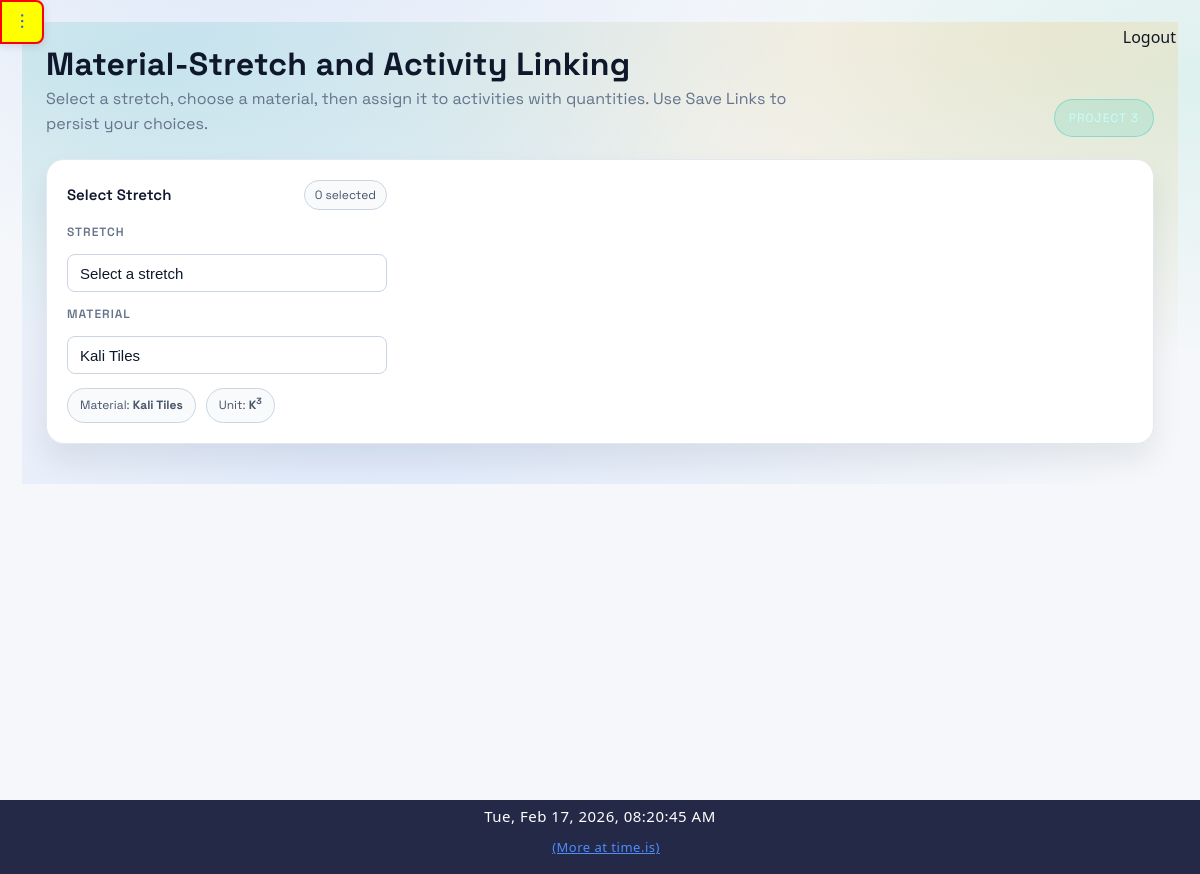
/project/3/materials/linker/11, run on the app's committed database.
### app/models/project.py (models this page shows)
class Project(Base):
    __tablename__ = "projects"
    id = Column(Integer, primary_key=True, index=True)
    name = Column(String(255), nullable=False)
    project_code = Column(String(100), nullable=True)
    client_authority = Column(String(255), nullable=True)
    contractor = Column(String(255), nullable=True)
    consultant_pmc = Column(String(255), nullable=True)
    is_active = Column(Boolean, default=True, nullable=False)
    status = Column(String(20), default="active", nullable=False)
    road_type = Column(String(100), nullable=False)
    lanes = Column(Integer, nullable=False)
    road_width = Column(Float, nullable=False)
    road_length_km = Column(Float, nullable=False)
    carriageway_width = Column(Float, nullable=True)
    shoulder_type = Column(String(100), nullable=True)
    median_type = Column(String(100), nullable=True)
    project_type = Column(String(50), nullable=False, server_default="")
    road_name = Column(String(255), nullable=True)
    lane_configuration = Column(String(10), nullable=True)
    road_pavement_type = Column(String(20), nullable=True)
    terrain_type = Column(String(20), nullable=True)
    concrete_pavement_type = Column(String(20), nullable=True)  # PQC/RCC
    slab_thickness_mm = Column(Integer, nullable=True)
    grade_of_concrete = Column(String(20), nullable=True)
    joint_spacing_m = Column(Float, nullable=True)
    dowel_diameter_mm = Column(Integer, nullable=True)
    tie_bar_diameter_mm = Column(Integer, nullable=True)
    road_construction_type = Column(String(100), nullable=True)
    road_category = Column(String(100), nullable=True)
    road_engineering_type = Column(String(150), nullable=True)
    road_preset_key = Column(String(200), nullable=True)
    road_extras_json = Column(Text, nullable=True)
    preset_activities_json = Column(Text, nullable=True)
    preset_materials_json = Column(Text, nullable=True)
    country = Column(String(100), nullable=False)
    state = Column(String(100), nullable=True)
    district = Column(String(100), nullable=True)
    city = Column(String(100), nullable=False)
    location_id = Column(Integer, ForeignKey("locations.id"), nullable=True)
    chainage_start = Column(String(50), nullable=True)
    chainage_end = Column(String(50), nullable=True)
    planned_start_date = Column(Date, nullable=False)
    planned_end_date = Column(Date, nullable=False)
    created_by = Column(Integer, nullable=False)
    created_at = Column(DateTime, default=datetime.utcnow, nullable=False)
    updated_at = Column(
        DateTime,
        default=datetime.utcnow,
        onupdate=datetime.utcnow,
        nullable=False,
    )
    completed_at = Column(DateTime, nullable=True)
    activities = relationship(
        "Activity",
        back_populates="project",
        cascade="all, delete-orphan"
    )
    project_activities = relationship(
        "ProjectActivity",
        back_populates="project",
        cascade="all, delete-orphan"
    )
    planned_materials = relationship(
        "PlannedMaterial",
        back_populates="project",
        cascade="all, delete-orphan"
    )
    material_usage_daily = relationship(
        "MaterialUsageDaily",
        back_populates="project",
        cascade="all, delete-orphan"
    )
    location = relationship("Location")

### app/models/material.py (models this page shows, shortened)
class Material(Base):
    __tablename__ = "materials"
    id = Column(Integer, primary_key=True, index=True)
    code = Column(String(30), nullable=True, index=True)
    name = Column(String(150), nullable=False, unique=True)
    unit = Column(String(50), nullable=False)          # m3, MT, bags
    category = Column(String(80), nullable=True)
    specification = Column(String(120), nullable=True)
    unit_cost = Column(Float, nullable=True)
    standard_unit = Column(String(50), nullable=True)
    allowed_units = Column(String(500), nullable=True)
    default_lead_time_days = Column(Integer, nullable=True)
    lead_time_days = Column(Integer, nullable=True, default=0)
    minimum_stock = Column(Float, nullable=False, default=0)
    is_active = Column(Boolean, nullable=False, default=True)
    created_at = Column(DateTime, default=datetime.utcnow, nullable=False)
    vendors = relationship(
        "MaterialVendor",
        back_populates="material",
        cascade="all, delete-orphan",
    )
    activities_link = relationship(
        "MaterialActivity",
        back_populates="material",
        cascade="all, delete-orphan",
    )
    stretches_link = relationship(
        "MaterialStretch",
        back_populates="material",
        cascade="all, delete-orphan",
    )

### app/routes/material_vendor.py (the view)
@router.get("/project/{project_id}/materials/linker/{material_id}", response_class=HTMLResponse)
def material_linker_page(
    request: Request,
    project_id: int,
    material_id: int,
    db: Session = Depends(get_db),
):
    project = db.query(Project).filter(Project.id == project_id).first()
    material = db.query(Material).filter(Material.id == material_id).first()
    user = _resolve_user(request)
    if not project or not material:
        return RedirectResponse("/projects", status_code=302)
    activities = db.query(Activity).filter(Activity.project_id == project_id).all()
    stretches = db.query(RoadStretch).filter(RoadStretch.project_id == project_id).all()
    project_material_ids = (
        db.query(PlannedMaterial.material_id)
        .filter(PlannedMaterial.project_id == project_id)
        .distinct()
        .subquery()
    )
    materials = (
        db.query(Material)
        .filter(
            Material.is_active == True,
            Material.id.in_(project_material_ids)
        )
        .order_by(Material.name.asc())
        .all()
    )
    if material and all(int(m.id) != int(material.id) for m in materials):
        materials = materials + [material]
    return templates.TemplateResponse(
        "material_linker.html",
        {
            "request": request,
            "user": user,
            "project": project,
            "material": material,
            "materials": materials,
            "activities": activities,
            "stretches": stretches,
        },
    )

### app/templates/material_linker.html (shortened to what this page needs)
{% extends "base.html" %}
{% block content %}
<div class="linker-page">
  <div class="linker-header">
    <div>
      <h1 class="page-title">Material-Stretch and Activity Linking</h1>
      <div class="linker-subtitle">
        Select a stretch, choose a material, then assign it to activities with quantities. Use Save Links to persist your choices.
      </div>
    </div>
    <div class="linker-badge">Project {{ project.id }}</div>
  </div>
  <form id="stretchActivityForm" class="linker-card">
    <div class="linker-grid">
      <section class="linker-section">
        <div class="linker-section-header">
          <div class="linker-section-title">Select Stretch</div>
          <span class="linker-count"><span id="stretchCount">0</span> selected</span>
        </div>
        <div class="linker-field">
          <label for="stretchSelect">Stretch</label>
          <select id="stretchSelect" class="stretch-select" aria-label="Select stretch">
            <option value="">Select a stretch</option>
          </select>
        </div>
        <div class="linker-field">
          <label for="materialSelect">Material</label>
          <select id="materialSelect" class="material-select" aria-label="Select material">
            {% for m in materials %}
              <option value="{{ m.id }}" data-name="{{ m.name }}" data-unit="{{ m.unit }}" data-standard-unit="{{ m.get_standard_unit() or '' }}" data-allowed-units='{{ m.get_allowed_units() | tojson }}' {% if m.id == material.id %}selected{% endif %}>{{ m.name }}</option>
            {% endfor %}
          </select>
        </div>
        <div class="linker-summary">
          <span class="linker-pill">Material: <strong id="materialNameText">{{ material.name }}</strong></span>
          <span class="linker-pill">Unit: <strong id="materialUnitText">{{ (material.get_standard_unit() or material.unit)|unit_sup }}</strong></span>
        </div>
      </section>
    </div>
  </form>
</div>
{% endblock %}

### static/css/style.css (style rules this page uses)
body { font-family: Arial, Helvetica, sans-serif; margin: 0; background-color: var(--bg); color: var(--text); }
input, select, textarea { padding: 6px; border-radius: 4px; border: 1px solid var(--border); background: var(--card); color: var(--text); }
:root { --bg: #f5f7fa; --bg-secondary: #ffffff; --bg-primary: #f5f7fa; --text: #111827; --text-muted: #6b7280; --text-primary: var(--text); --text-secondary: var(--text-muted); --card: #ffffff; --nav: #1f2937; --card-bg: var(--card); --card-border: var(--border-color); --border: #e5e7eb; --border-color: #e5e7eb; --input-bg: var(--card); --input-border: var(--border); --btn: #2563eb; --hover-bg: rgba(37, 99, 235, 0.1); --accent-color: #2563eb; }
html, body, table, th, td, input, select, textarea, button, .button { transition: background-color 0.3s ease, color 0.3s ease, border-color 0.3s ease; }
.page-title { margin-bottom: 20px; font-size: 26px; font-weight: 600; }

### app/static/css/responsive.css (style rules this page uses)
html { --form-column-count: auto-fit; --button-width: auto; --input-height: 38px; --font-size-base: 16px; --padding-base: 20px; --gap-base: 16px; --max-content-width: 1200px; --sidebar-width: 250px; --touch-target-size: 44px; }
html.medium-screen { --form-column-count: auto-fit; --button-width: auto; --input-height: 38px; --font-size-base: 15px; --padding-base: 18px; --gap-base: 14px; --max-content-width: 1000px; --sidebar-width: 240px; --touch-target-size: 44px; }
input, select, textarea, .form-input { height: var(--input-height); padding: calc(var(--input-height) / 4) calc(var(--padding-base) / 2); font-size: var(--font-size-base); min-width: 0; box-sizing: border-box; }
body { font-size: var(--font-size-base); line-height: 1.5; }
h1 { font-size: calc(var(--font-size-base) * 1.8); margin: calc(var(--gap-base) * 2) 0 var(--gap-base) 0; }
html.landscape { --padding-base: 12px; --gap-base: 8px; }

### app/static/css/mobile.css (style rules this page uses)
:root { --mobile-padding: 12px; --mobile-gap: 8px; --touch-target-size: 44px; }
* { -webkit-tap-highlight-color: transparent; -webkit-touch-callout: none; }
body { -webkit-font-smoothing: antialiased; -moz-osx-font-smoothing: grayscale; overflow-x: hidden; word-break: break-word; }
.page-title { font-size: clamp(20px, 6vw, 32px) !important; line-height: 1.3 !important; margin: 0 !important; }
input, select, textarea { width: 100%; padding: 12px !important; font-size: 16px !important; border-radius: 8px !important; border: 1px solid var(--border-color) !important; background: var(--input-bg) !important; color: var(--text-primary) !important; box-sizing: border-box; -webkit-appearance: none; -moz-appearance: none; appearance: none; }
select { background-repeat: no-repeat; background-position: right 10px center; background-size: 20px; padding-right: 36px !important; }
@media (min-width: 768px) { .page-title { font-size: 28px !important; } }
@media (min-width: 1024px) { .page-title { font-size: 32px !important; } }
@media (min-width: 1024px) { input, select, textarea { padding: 10px 12px !important; font-size: 15px !important; } }
@media (prefers-color-scheme: light) { input, select, textarea { background-color: #ffffff !important; color: #0f172a !important; border-color: #cbd5e1 !important; } }
html { scroll-behavior: smooth; -webkit-scroll-behavior: smooth; }

### static/css/ui_v2.css (style rules this page uses)
:root { --radius-xs: 6px; --radius-sm: 10px; --radius-md: 14px; --radius-lg: 18px; --shadow-sm: 0 1px 2px rgba(0,0,0,0.08); --shadow-md: 0 10px 30px rgba(0,0,0,0.18); --ring: 0 0 0 3px rgba(59,130,246,0.25); }
html, body { height: 100%; }
body { font-family: ui-sans-serif, system-ui, -apple-system, "Segoe UI", Roboto, Arial, "Noto Sans", "Liberation Sans", sans-serif; line-height: 1.35; }
.page-title { margin: 0 0 14px 0; font-size: 24px; font-weight: 800; letter-spacing: 0.2px; }
input, select, textarea { width: 100%; box-sizing: border-box; padding: 10px 12px; border-radius: var(--radius-sm); border: 1px solid var(--border); background: color-mix(in srgb, var(--card) 88%, transparent); }
label { display:block; margin-bottom: 6px; }
.unit-text sup { font-size: 0.75em; line-height: 0; vertical-align: super; }

### app/templates/base.html (style rules this page uses)
label { color: var(--text); font-weight: 600; margin-bottom: 6px; }

### data on the page
Project: id "3"
Material: name "Kali Tiles", standard_unit+unit "K 3"

### other printed values
form field value "Kali Tiles"
